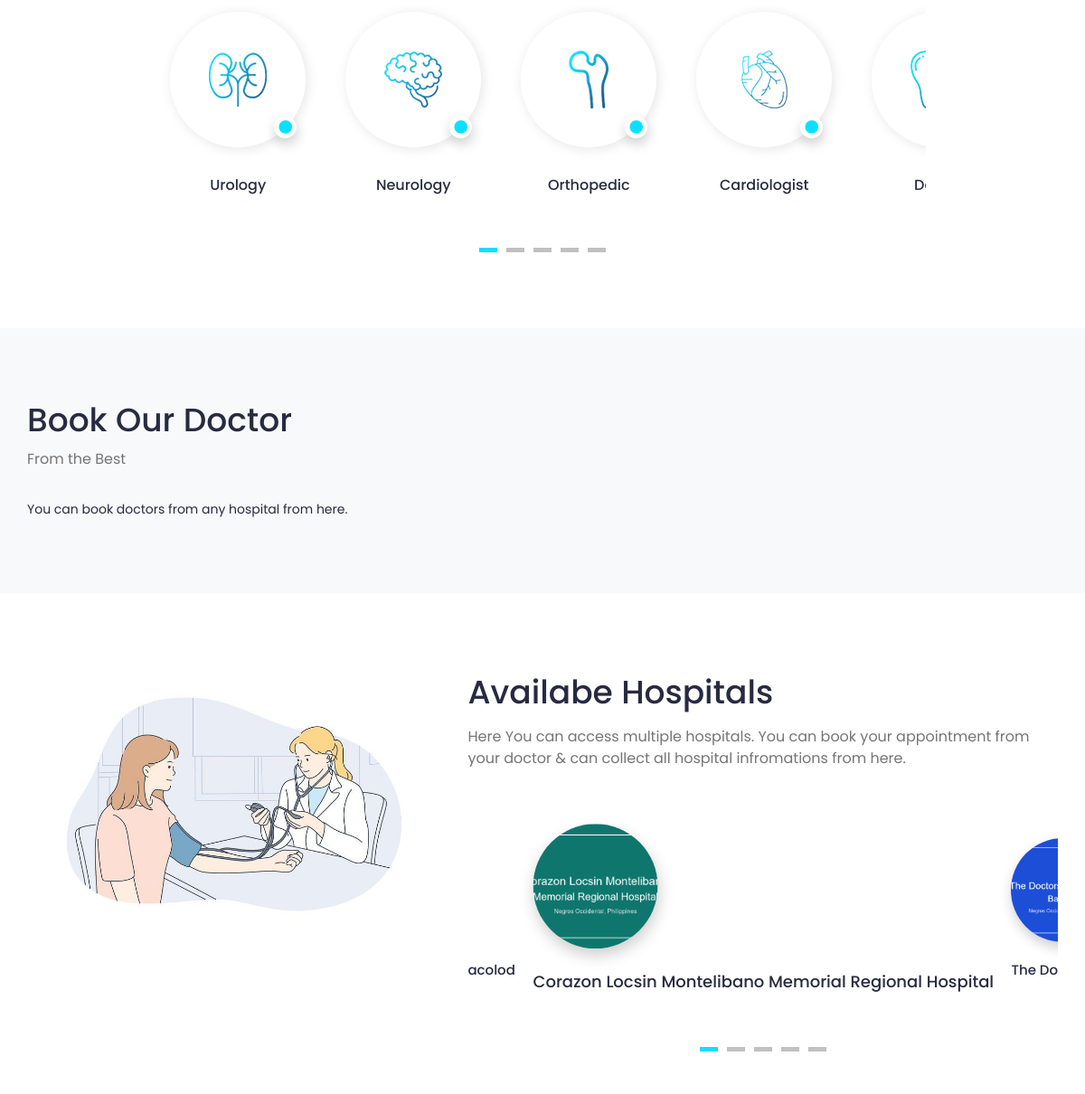
The app's page / (middle part), older data.
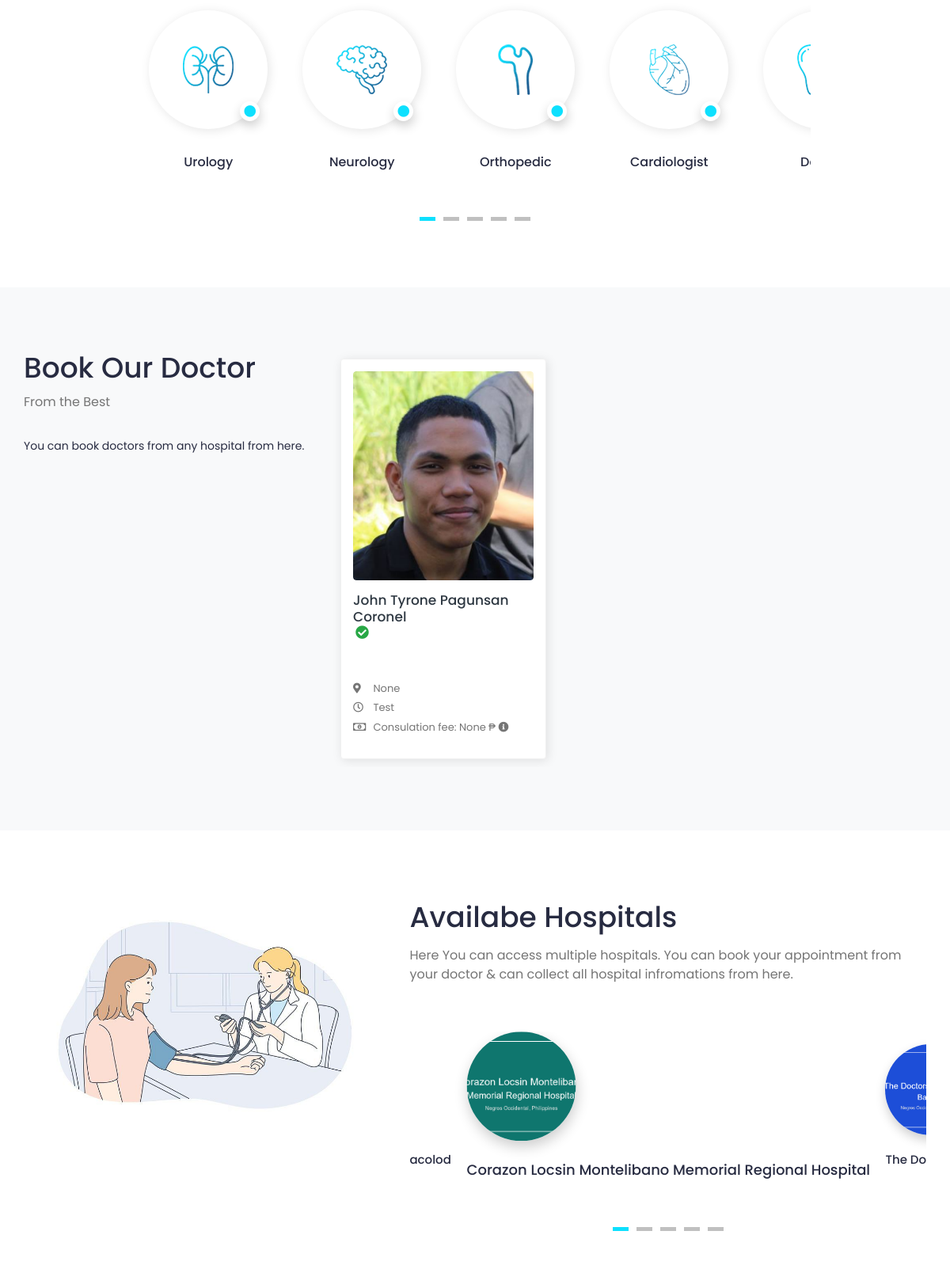
The same page, newer data.
### hospital/models.py (models this page shows, shortened)
class Hospital_Information(models.Model):
    HOSPITAL_TYPE = (
        ('private', 'Private hospital'),
        ('public', 'Public hospital'),
    )
    hospital_id = models.AutoField(primary_key=True)
    name = models.CharField(max_length=200, null=True, blank=True)
    address = models.CharField(max_length=200, null=True, blank=True)
    featured_image = models.ImageField(upload_to='hospitals/', default='hospitals/default.png', null=True, blank=True)
    description = models.TextField(null=True, blank=True)
    email = models.EmailField(max_length=200, null=True, blank=True)
    phone_number = models.IntegerField(null=True, blank=True)
    hospital_type = models.CharField(max_length=200, choices=HOSPITAL_TYPE)
    general_bed_no = models.IntegerField(null=True, blank=True)
    available_icu_no = models.IntegerField(null=True, blank=True)
    regular_cabin_no = models.IntegerField(null=True, blank=True)
    emergency_cabin_no = models.IntegerField(null=True, blank=True)
    vip_cabin_no = models.IntegerField(null=True, blank=True)

### doctor/models.py (models this page shows, shortened)
class Doctor_Information(models.Model):
    DOCTOR_TYPE = (
        ('Cardiologists', 'Cardiologists'),
        ('Neurologists', 'Neurologists'),
        ('Pediatricians', 'Pediatricians'),
        ('Physiatrists', 'Physiatrists'),
        ('Dermatologists', 'Dermatologists'),
    )
    doctor_id = models.AutoField(primary_key=True)
    user = models.OneToOneField(User, on_delete=models.CASCADE, null=True, blank=True, related_name='profile')
    name = models.CharField(max_length=200, null=True, blank=True)
    username = models.CharField(max_length=200, null=True, blank=True)
    gender = models.CharField(max_length=200, null=True, blank=True)
    description = models.TextField(max_length=1000, null=True, blank=True)
    department = models.CharField(max_length=200, choices=DOCTOR_TYPE, null=True, blank=True)
    department_name = models.ForeignKey(hospital_department, on_delete=models.SET_NULL, null=True, blank=True)
    specialization = models.ForeignKey(specialization, on_delete=models.SET_NULL, null=True, blank=True)
    featured_image = models.ImageField(upload_to='doctors/', default='doctors/user-default.png', null=True, blank=True)
    certificate_image = models.ImageField(upload_to='doctors_certificate/', default='doctors_certificate/default.png', null=True, blank=True)
    email = models.EmailField(max_length=200, null=True, blank=True)
    phone_number = models.CharField(max_length=200, null=True, blank=True)
    nid = models.CharField(max_length=200, null=True, blank=True)
    visiting_hour = models.CharField(max_length=200, null=True, blank=True)
    consultation_fee = models.IntegerField(null=True, blank=True)
    report_fee = models.IntegerField(null=True, blank=True)
    dob = models.CharField(max_length=200, null=True, blank=True)
    institute = models.CharField(max_length=200, null=True, blank=True)
    degree = models.CharField(max_length=200, null=True, blank=True)
    completion_year = models.CharField(max_length=200, null=True, blank=True)
    work_place = models.CharField(max_length=200, null=True, blank=True)
    designation = models.CharField(max_length=200, null=True, blank=True)
    start_year = models.CharField(max_length=200, null=True, blank=True)
    end_year = models.CharField(max_length=200, null=True, blank=True)
    register_status =  models.CharField(max_length=200, null=True, blank=True)
    hospital_name = models.ForeignKey(Hospital_Information, on_delete=models.SET_NULL, null=True, blank=True)

### hospital/views.py (the view)
# urls.py: path('', views.hospital_home, name='hospital_home'),
@csrf_exempt
def hospital_home(request):
    doctors = Doctor_Information.objects.filter(register_status='Accepted')
    hospitals = Hospital_Information.objects.all()
    context = {'doctors': doctors, 'hospitals': hospitals}
    return render(request, 'index-2.html', context)

### templates/index-2.html (shortened to what this page needs)
{% load static %}
<!DOCTYPE html>
<html lang="en">
  <head>
    <link
      rel="stylesheet"
      href="{% static 'HealthStack-System/css/Normal/bootstrap.min.css' %}"
    />
    <link
      rel="stylesheet"
      href="{% static 'HealthStack-System/plugins/Normal/fontawesome/css/fontawesome.min.css' %}"
    />
    <link
      rel="stylesheet"
      href="{% static 'HealthStack-System/plugins/Normal/fontawesome/css/all.min.css' %}"
    />
    <link
      rel="stylesheet"
      href="{% static 'HealthStack-System/css/Normal/style.css' %}"
    />
  </head>
  <body>
    <div class="main-wrapper">
      <section class="section section-specialities" style="padding-top: 80px">
        <div class="container-fluid">
          <div class="row justify-content-center">
            <div class="col-md-9">
              <div class="specialities-slider slider">
                <div class="speicality-item text-center">
                  <div class="speicality-img">
                    <img
                      src="{% static 'HealthStack-System/images/Normal/specialities/specialities-01.png' %}"
                      class="img-fluid"
                      alt="Speciality"
                    />
                    <span><i class="fa fa-circle" aria-hidden="true"></i></span>
                  </div>
                  <p>Urology</p>
                </div>
                <div class="speicality-item text-center">
                  <div class="speicality-img">
                    <img
                      src="{% static 'HealthStack-System/images/Normal/specialities/specialities-02.png' %}"
                      class="img-fluid"
                      alt="Speciality"
                    />
                    <span><i class="fa fa-circle" aria-hidden="true"></i></span>
                  </div>
                  <p>Neurology</p>
                </div>
                <div class="speicality-item text-center">
                  <div class="speicality-img">
                    <img
                      src="{% static 'HealthStack-System/images/Normal/specialities/specialities-03.png' %}"
                      class="img-fluid"
                      alt="Speciality"
                    />
                    <span><i class="fa fa-circle" aria-hidden="true"></i></span>
                  </div>
                  <p>Orthopedic</p>
                </div>
                <div class="speicality-item text-center">
                  <div class="speicality-img">
                    <img
                      src="{% static 'HealthStack-System/images/Normal/specialities/specialities-04.png' %}"
                      class="img-fluid"
                      alt="Speciality"
                    />
                    <span><i class="fa fa-circle" aria-hidden="true"></i></span>
                  </div>
                  <p>Cardiologist</p>
                </div>
                <div class="speicality-item text-center">
                  <div class="speicality-img">
                    <img
                      src="{% static 'HealthStack-System/images/Normal/specialities/specialities-05.png' %}"
                      class="img-fluid"
                      alt="Speciality"
                    />
                  </div>
                  <p>Dentist</p>
                </div>
              </div>
            </div>
          </div>
        </div>
      </section>
      <section class="section section-doctor">
        <div class="container-fluid">
          <div class="row">
            <div class="col-lg-4">
              <div class="section-header">
                <h2>Book Our Doctor</h2>
                <p>From the Best</p>
              </div>
              <div class="about-content">
                <p>
                  You can book doctors from any hospital from here.
                </p>
              </div>
            </div>
            <div class="col-lg-8">
              <div class="doctor-slider slider">
                {% for doctor in doctors %}
                <div class="profile-widget">
                  <div class="doc-img">
                    <a href="#">
                      <img
                        class="img-fluid"
                        alt="User Image"
                        src="{{ doctor.featured_image.url }}"
                      />
                    </a>
                  </div>
                  <div class="pro-content">
                    <h3 class="title">
                      <a href="doctor-profile.html">{{doctor.name}}</a>
                      <i class="fas fa-check-circle verified"></i>
                    </h3>
                    <p class="speciality">
                    </p>
                    <ul class="available-info">
                      <li>
                        <i class="fas fa-map-marker-alt"></i> {{doctor.hospital_name}}
                      </li>
                      <li>
                        <i class="far fa-clock"></i> {{ doctor.visiting_hour }}
                      </li>
                      <li>
                        <i class="far fa-money-bill-alt"></i> Consulation fee: {{ doctor.consultation_fee }} ₱
                        <i
                          class="fas fa-info-circle"
                          data-toggle="tooltip"
                          title="Lorem Ipsum"
                        ></i>
                      </li>
                    </ul>
                  </div>
                </div>
                {% endfor %}
              </div>
            </div>
          </div>
        </div>
      </section>
      <section class="section section-features">
        <div class="container-fluid">
          <div class="row">
            <div class="col-md-5 features-img">
              <img
                src="{% static 'HealthStack-System/images/Normal/pppp.jpg' %}"
                class="img-fluid"
                alt="Feature"
              />
            </div>
            <div class="col-md-7">
              <div class="section-header">
                <h2 class="mt-2">Availabe Hospitals</h2>
                <p>
                  Here You can access multiple hospitals. You can book your appointment from
                  your doctor & can collect all hospital infromations from here.
                </p>
              </div>
              <div class="features-slider slider">
                {% for hospital in hospitals %}
                <div class="feature-item text-center">
                  <img
                    src="{{ hospital.featured_image.url }}"
                    class="img-fluid"
                    alt="Feature"
                  />
                  <p>{{hospital.name}}</p>
                </div>
                {% endfor %}
              </div>
            </div>
          </div>
        </div>
      </section>
    </div>
    <link
      rel="stylesheet"
      href="{% static 'HealthStack-System/plugins/Normal/fontawesome/css/fontawesome.min.css' %}"
    />
    <link
      rel="stylesheet"
      href="{% static 'HealthStack-System/plugins/Normal/fontawesome/css/all.min.css' %}"
    />
  </body>
</html>

### templates/navbar_home.html (shortened to what this page needs)
{% load static %}

### templates/footer.html (shortened to what this page needs)
{% load static %}

Row changes from the older to the newer data that the page shows:
now on this page (row edited): Doctor_Information: featured_image (picture), name "John Tyrone Pagunsan Coronel", hospital_name "None", visiting_hour "Test", consultation_fee "None"
